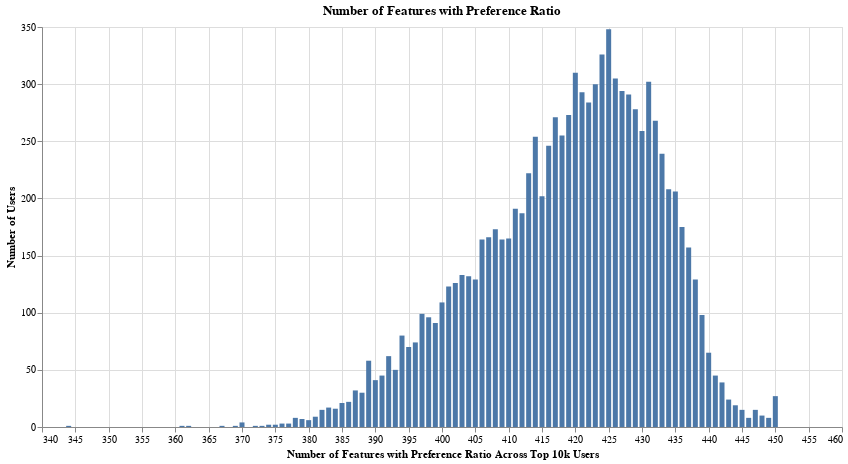

Notebook code cell kept with this figure:
### Markdown cell above
## Feature Vector Sparsity Distribution
- Distribution of non -1 feature ratio counts across the 10k users

### Code cell
# Task 2: Distribution of non -1 feature ratio counts per user
non_minus_one_counts = []

for user_id, profile in user_profiles.items():
    feature_prefs = profile["feature_preferences"]
    num_non_minus_one = sum(1 for ratio in feature_prefs.values() if ratio != -1)
    non_minus_one_counts.append(num_non_minus_one)

counts_series = pd.Series(non_minus_one_counts)
counts_per_n = counts_series.value_counts().sort_index()

df_plot2 = counts_per_n.reset_index()
df_plot2.columns = ["num_features", "num_users"]

# Plotting the distribution
chart2 = (
    alt.Chart(df_plot2)
    .mark_bar()
    .encode(
        x=alt.X(
            "num_features:Q",
            axis=alt.Axis(title="Number of Features with Preference Ratio Across Top 10k Users"),
        ),
        y=alt.Y("num_users:Q", axis=alt.Axis(title="Number of Users")),
    )
    .properties(
        width=800,
        height=400,
        title="Number of Features with Preference Ratio",
    )
)

# Display the chart
chart2.display()

### Figure 1 — Vega-Lite specification as saved in the notebook (floating-point values rounded to 4 significant figures)
{"config": {"view": {"continuousWidth": 300, "continuousHeight": 300}}, "data": {"name": "data-bb392da4a596f3976fe6ee5f57ed0327"}, "mark": {"type": "bar"}, "encoding": {"x": {"axis": {"title": "Number of Features with Preference Ratio Across Top 10k Users"}, "field": "num_features", "type": "quantitative"}, "y": {"axis": {"title": "Number of Users"}, "field": "num_users", "type": "quantitative"}}, "height": 400, "title": "Number of Features with Preference Ratio", "width": 800, "$schema": "https://vega.github.io/schema/vega-lite/v5.20.1.json", "datasets": {"data-bb392da4a596f3976fe6ee5f57ed0327": [{"num_features": 344, "num_users": 1}, {"num_features": 361, "num_users": 1}, {"num_features": 362, "num_users": 1}, {"num_features": 367, "num_users": 1}, {"num_features": 369, "num_users": 1}, {"num_features": 370, "num_users": 4}, {"num_features": 372, "num_users": 1}, {"num_features": 373, "num_users": 1}, {"num_features": 374, "num_users": 2}, {"num_features": 375, "num_users": 2}, {"num_features": 376, "num_users": 3}, {"num_features": 377, "num_users": 3}, {"num_features": 378, "num_users": 8}, {"num_features": 379, "num_users": 7}, {"num_features": 380, "num_users": 6}, {"num_features": 381, "num_users": 9}, {"num_features": 382, "num_users": 15}, {"num_features": 383, "num_users": 17}, {"num_features": 384, "num_users": 16}, {"num_features": 385, "num_users": 21}, {"num_features": 386, "num_users": 22}, {"num_features": 387, "num_users": 32}, {"num_features": 388, "num_users": 30}, {"num_features": 389, "num_users": 58}, {"num_features": 390, "num_users": 41}, {"num_features": 391, "num_users": 45}, {"num_features": 392, "num_users": 62}, {"num_features": 393, "num_users": 50}, {"num_features": 394, "num_users": 80}, {"num_features": 395, "num_users": 70}, {"num_features": 396, "num_users": 74}, {"num_features": 397, "num_users": 99}, {"num_features": 398, "num_users": 96}, {"num_features": 399, "num_users": 91}, {"num_features": 400, "num_users": 109}, {"num_features": 401, "num_users": 123}, {"num_features": 402, "num_users": 126}, {"num_features": 403, "num_users": 133}, {"num_features": 404, "num_users": 132}, {"num_features": 405, "num_users": 129}, {"num_features": 406, "num_users": 164}, {"num_features": 407, "num_users": 166}, {"num_features": 408, "num_users": 173}, {"num_features": 409, "num_users": 164}, {"num_features": 410, "num_users": 165}, {"num_features": 411, "num_users": 191}, {"num_features": 412, "num_users": 187}, {"num_features": 413, "num_users": 222}, {"num_features": 414, "num_users": 254}, {"num_features": 415, "num_users": 202}, {"num_features": 416, "num_users": 246}, {"num_features": 417, "num_users": 271}, {"num_features": 418, "num_users": 255}, {"num_features": 419, "num_users": 273}, {"num_features": 420, "num_users": 310}, {"num_features": 421, "num_users": 293}, {"num_features": 422, "num_users": 284}, {"num_features": 423, "num_users": 300}, {"num_features": 424, "num_users": 326}, {"num_features": 425, "num_users": 348}, {"num_features": 426, "num_users": 305}, {"num_features": 427, "num_users": 294}, {"num_features": 428, "num_users": 291}, {"num_features": 429, "num_users": 278}, {"num_features": 430, "num_users": 259}, {"num_features": 431, "num_users": 302}, {"num_features": 432, "num_users": 268}, {"num_features": 433, "num_users": 239}, {"num_features": 434, "num_users": 208}, {"num_features": 435, "num_users": 206}, {"num_features": 436, "num_users": 175}, {"num_features": 437, "num_users": 157}, {"num_features": 438, "num_users": 129}, {"num_features": 439, "num_users": 98}, {"num_features": 440, "num_users": 65}, {"num_features": 441, "num_users": 45}, {"num_features": 442, "num_users": 39}, {"num_features": 443, "num_users": 24}, {"num_features": 444, "num_users": 19}, {"num_features": 445, "num_users": 15}, {"num_features": 446, "num_users": 8}, {"num_features": 447, "num_users": 15}, {"num_features": 448, "num_users": 10}, {"num_features": 449, "num_users": 8}, {"num_features": 450, "num_users": 27}]}}
